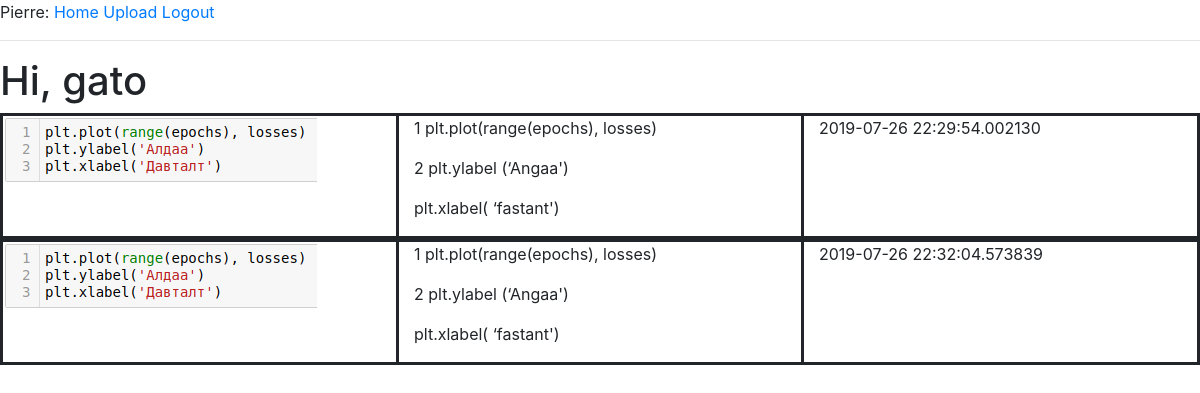
The app's page /index (signed in) with its own data.
### app/models.py (models this page shows, shortened)
class User(UserMixin, db.Model):
    id = db.Column(db.Integer, primary_key = True)
    username = db.Column(db.String(64), index = True, unique = True)
    email = db.Column(db.String(120), index = True, unique = True)
    password_hash = db.Column(db.String(128))
    posts = db.relationship('Posts', backref='author', lazy='dynamic')

class Posts(db.Model):
    id = db.Column(db.Integer, primary_key = True)
    body = db.Column(db.String(140), nullable = False, default = '')
    image_file = db.Column(db.String(20), nullable = False)
    timestamp = db.Column(db.DateTime, index = True, default = datetime.utcnow)
    user_id = db.Column(db.Integer, db.ForeignKey('user.id'))

### app/routes.py (the view)
@app.route('/')
@app.route('/index')
@login_required
def index():
	return render_template('index.html', images=Posts.query.all(), title='Home')

### app/models.py (called while the page is built)
@login.user_loader
def load_user(id):
    return User.query.get(int(id))

### app/templates/index.html
{% extends "base.html" %}
{% block content %}
    <h1>Hi, {{ current_user.username }}</h1>
    {% if images %}
        {% for image in images %}
        <div style="border-style:solid">
            <div class="row">
                <div class="col-4">
                        <img src="{{image.image_file}}" style="max-width: 400px">
                    </div>
                    <div class="col-4" style="border-right-style: solid; border-left-style:solid">
                        {% for text in image.body.split('<br>') %}
                            <p> {{text}} </p>
                        {% endfor%}
                        </div>
                    <div class="col-4">
                        {{image.timestamp}}
                    </div>
                </div>
            </div>
        {% endfor %}
    {% endif %}
{% endblock %}

### app/templates/base.html (shortened to what this page needs)
<!DOCTYPE html>
<html lang="en">
<head>
    <link rel="stylesheet" href="https://stackpath.bootstrapcdn.com/bootstrap/4.3.1/css/bootstrap.min.css"
>
</head>
<body>
    <nav>
        Pierre:
        <a href="{{ url_for('index') }}">Home</a>
        {% if current_user.is_anonymous %}
        <a href="{{ url_for('login') }}">Login</a>
        {% else %}
        <a href="{{ url_for('upload') }}">Upload</a>
        <a href="{{ url_for('logout') }}">Logout</a>
        {% endif %}
        <hr>
    </nav>
    {% block content %}{% endblock %}
</body>
</html>

### records on screen
User: username "gato"
Posts: image_file (picture), text "1 plt.plot(range(epochs), losses)" "2 plt.ylabel (‘Angaa')" "plt.xlabel( ‘fastant')", timestamp "2019-07-26 22:29:54.002130"
Posts: image_file (picture), text "1 plt.plot(range(epochs), losses)" "2 plt.ylabel (‘Angaa')" "plt.xlabel( ‘fastant')", timestamp "2019-07-26 22:32:04.573839"
